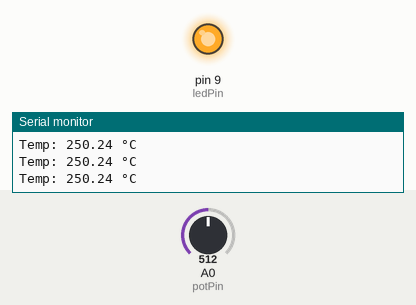
Bench run of a sketch on a simulated Arduino Uno, built with avr-gcc and run on an emulated ATmega328P. Parts: output pins drawn as LEDs (lit = HIGH), the last lines printed to the serial monitor. The inputs (shaded band) are chosen by the test bench; at power-on: A0 (potPin) = 512.

Above: at 1.3 s.
1.4 s: A0 (potPin) set to 65
2.9 s: A0 (potPin) set to 57
At 3.4 s:
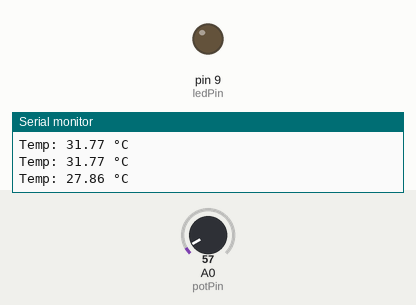
4.5 s: A0 (potPin) set to 122
At 5.7 s:
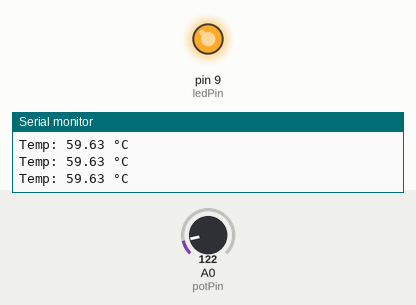
6.0 s: A0 (potPin) set to 20
At 7.0 s:
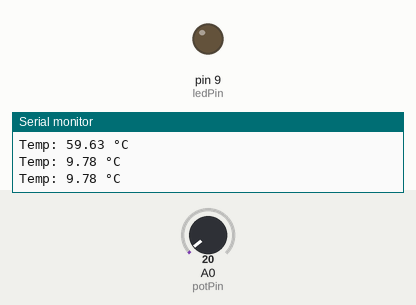
Timing chart, 0 to 8.5 s (numbered marks = the images above; inputs shaded):
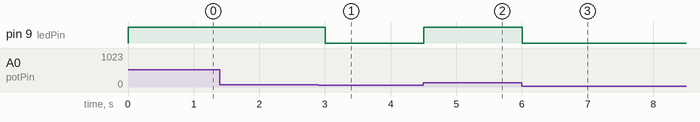

The sketch:

code.ino
```cpp
int potPin = A0;
int ledPin = 9;

void setup() {
  pinMode(ledPin, OUTPUT);
  Serial.begin(9600);
}

void loop() {
  int potValue = analogRead(potPin);
  float voltage = potValue * (5.0 / 1023.0);
  float Temp = voltage * 100;

  Serial.print("Temp: ");
  Serial.print(Temp);
  Serial.println(" °C");

  if (Temp > 30) {
    digitalWrite(ledPin, HIGH);
  } else {
    digitalWrite(ledPin, LOW);
  }

  delay(500);
}
```

Measured:
- the behaviour switches between 62 and 61 on A0 (potPin) (found by bisection; images 0 and 1)
- after the input at 2.9 s, pin 9 (ledPin): HIGH → LOW after 0.10 s
- after the input at 4.5 s, pin 9 (ledPin): LOW → HIGH at once
- after the input at 6.0 s, pin 9 (ledPin): HIGH → LOW at once
